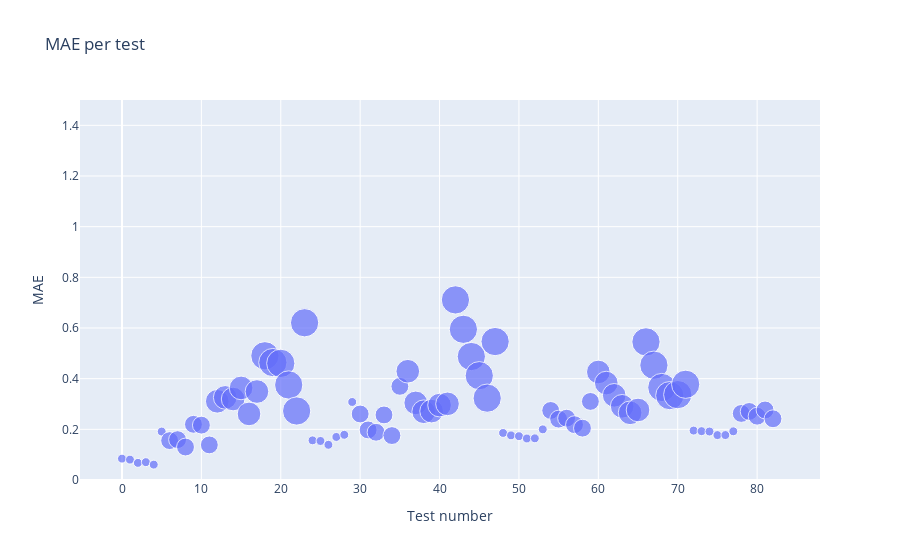

Notebook code cell kept with this figure:
### Code cell
import plotly.express as px

# Sorting data
data_input = sorted_lstm_performance.sort_values(
    by=["Completeness", "Horizon", "WindowSize"], ascending=[False, True, True]
).reset_index(drop=True)

window_values = np.sort(data_input["WindowSize"].unique())
horizon_values = np.sort(data_input["Horizon"].unique())
colors = custom_heatmap(np.linspace(0, 1, len(window_values)))

# We create a new column for colors and sizes for the plot
data_input["color"] = data_input["WindowSize"].apply(
    lambda x: colors[list(window_values).index(x)]
)
data_input["size"] = data_input["Horizon"].apply(
    lambda x: np.linspace(20, 200, len(horizon_values))[list(horizon_values).index(x)]
)

# Interactive scatter plot
fig = px.scatter(
    data_input,
    x=data_input.index,
    y="MAE",
    size="size",
    hover_data=["Horizon", "WindowSize", "RMSE", "R^2", "Training Time (s)"],
    title="MAE per test",
    labels={"MAE": "MAE", "index": "Test number"},
    range_y=[0, 1.5],
)

fig.update_layout(showlegend=True)  # Hide default legend

# Display the plot
fig.show()

### Figure 1 — Plotly figure (JSON) as saved in the notebook; plotly's stock layout.template omitted (floating-point values rounded to 4 significant figures; data arrays with more than 128 entries replaced by an {"elided": "..."} marker saying what was removed)
{"data": [{"customdata": {"elided": "83x5 float values"}, "hovertemplate": "Test number=%{x}<br>MAE=%{y}<br>size=%{marker.size}<br>Horizon=%{customdata[0]}<br>WindowSize=%{customdata[1]}<br>RMSE=%{customdata[2]}<br>R^2=%{customdata[3]}<br>Training Time (s)=%{customdata[4]}<extra></extra>", "legendgroup": "", "marker": {"color": "#636efa", "size": [20, 20, 20, 20, 20, 20, 80, 80, 80, 80, 80, 80, 140, 140, 140, 140, 140, 140, 200, 200, 200, 200, 200, 200, 20, 20, 20, 20, 20, 20, 80, 80, 80, 80, 80, 80, 140, 140, 140, 140, 140, 140, 200, 200, 200, 200, 200, 200, 20, 20, 20, 20, 20, 20, 80, 80, 80, 80, 80, 80, 140, 140, 140, 140, 140, 140, 200, 200, 200, 200, 200, 200, 20, 20, 20, 20, 20, 20, 80, 80, 80, 80, 80], "sizemode": "area", "sizeref": 0.5, "symbol": "circle"}, "mode": "markers", "name": "", "orientation": "v", "showlegend": false, "type": "scatter", "x": [0, 1, 2, 3, 4, 5, 6, 7, 8, 9, 10, 11, 12, 13, 14, 15, 16, 17, 18, 19, 20, 21, 22, 23, 24, 25, 26, 27, 28, 29, 30, 31, 32, 33, 34, 35, 36, 37, 38, 39, 40, 41, 42, 43, 44, 45, 46, 47, 48, 49, 50, 51, 52, 53, 54, 55, 56, 57, 58, 59, 60, 61, 62, 63, 64, 65, 66, 67, 68, 69, 70, 71, 72, 73, 74, 75, 76, 77, 78, 79, 80, 81, 82], "xaxis": "x", "y": [0.08435, 0.08048, 0.06763, 0.07038, 0.06073, 0.1912, 0.1554, 0.1593, 0.1301, 0.2198, 0.2166, 0.1386, 0.3108, 0.3261, 0.3196, 0.3635, 0.2608, 0.3492, 0.4903, 0.4636, 0.4605, 0.3751, 0.2724, 0.6207, 0.1565, 0.1541, 0.1389, 0.1699, 0.1784, 0.308, 0.2606, 0.1976, 0.1884, 0.2569, 0.1754, 0.3697, 0.4293, 0.3043, 0.2694, 0.272, 0.2957, 0.3006, 0.7109, 0.5948, 0.4874, 0.4117, 0.3231, 0.5465, 0.1858, 0.1762, 0.1729, 0.1639, 0.1645, 0.1999, 0.2745, 0.2403, 0.244, 0.2184, 0.2047, 0.3101, 0.4265, 0.3826, 0.3343, 0.2909, 0.2652, 0.2764, 0.5452, 0.4532, 0.3652, 0.333, 0.337, 0.3778, 0.1951, 0.1928, 0.1914, 0.1772, 0.1774, 0.1922, 0.2627, 0.2706, 0.2519, 0.2765, 0.2417], "yaxis": "y"}], "layout": {"legend": {"itemsizing": "constant", "tracegroupgap": 0}, "showlegend": true, "title": {"text": "MAE per test"}, "xaxis": {"anchor": "y", "domain": [0, 1], "title": {"text": "Test number"}}, "yaxis": {"anchor": "x", "domain": [0, 1], "range": [0, 1.5], "title": {"text": "MAE"}}}}
